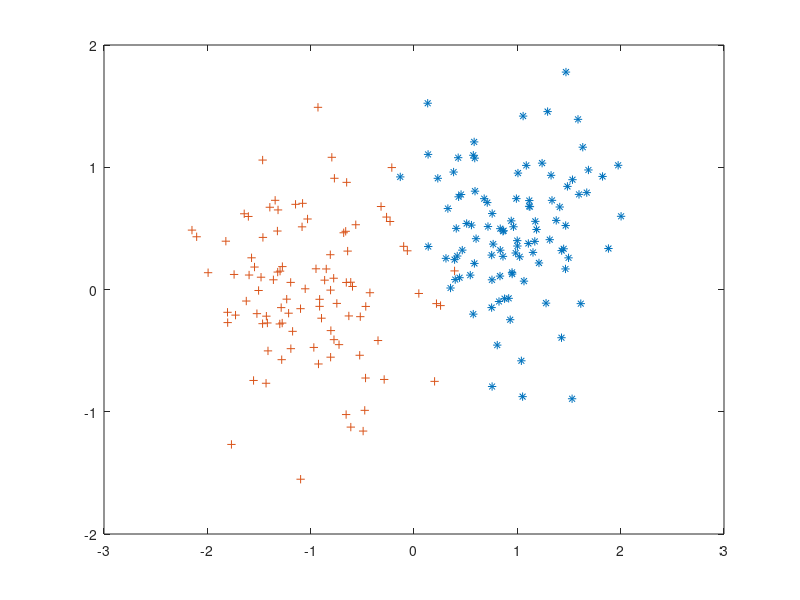

Here is the MATLAB script that generated this plot:
%function [ patterns, targets ] = sepdata()
%UNTITLED Summary of this function goes here
%   Detailed explanation goes here

classA(1,:) = randn(1,100) .* 0.5 + 1.0;
classA(2,:) = randn(1,100) .* 0.5 + 0.5;
classB(1,:) = randn(1,100) .* 0.5 - 1.0;
classB(2,:) = randn(1,100) .* 0.5 + 0.0;

patterns = [classA, classB];

targets = [ones(1,100) ones(1,100).*-1];

permute = randperm(200);
patterns = patterns(:, permute);
targets = targets(:, permute);

plot (patterns(1, find(targets>0)), ...
patterns(2, find(targets>0)), '*', ...
patterns(1, find(targets<0)), ...
patterns(2, find(targets<0)), '+');
%end

